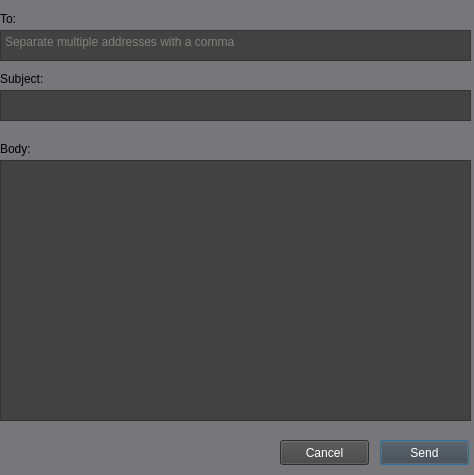
<?xml version="1.0" encoding="UTF-8"?>
<ui version="4.0">
 <class>Dialog</class>
 <widget class="QDialog" name="Dialog">
  <property name="geometry">
   <rect>
    <x>0</x>
    <y>0</y>
    <width>474</width>
    <height>475</height>
   </rect>
  </property>
  <property name="windowTitle">
   <string>Dialog</string>
  </property>
  <property name="styleSheet">
   <string notr="true">QDialog {
	background-color: rgb(119, 118, 123)
}

QPushButton {
	background-color: #424242;
	color: white;
}

QLabel {
	color: dark grey;
}

QTextEdit {
	background-color: #424242;
	color: rgb(192, 191, 188)
}</string>
  </property>
  <widget class="QTextEdit" name="textEdit">
   <property name="geometry">
    <rect>
     <x>0</x>
     <y>30</y>
     <width>471</width>
     <height>31</height>
    </rect>
   </property>
   <property name="placeholderText">
    <string>Separate multiple addresses with a comma</string>
   </property>
  </widget>
  <widget class="QTextEdit" name="textEdit_2">
   <property name="geometry">
    <rect>
     <x>0</x>
     <y>160</y>
     <width>471</width>
     <height>261</height>
    </rect>
   </property>
   <property name="placeholderText">
    <string/>
   </property>
  </widget>
  <widget class="QTextEdit" name="textEdit_3">
   <property name="geometry">
    <rect>
     <x>0</x>
     <y>90</y>
     <width>471</width>
     <height>31</height>
    </rect>
   </property>
  </widget>
  <widget class="QLabel" name="label">
   <property name="geometry">
    <rect>
     <x>0</x>
     <y>10</y>
     <width>67</width>
     <height>17</height>
    </rect>
   </property>
   <property name="text">
    <string>To:</string>
   </property>
  </widget>
  <widget class="QLabel" name="label_2">
   <property name="geometry">
    <rect>
     <x>0</x>
     <y>70</y>
     <width>67</width>
     <height>17</height>
    </rect>
   </property>
   <property name="text">
    <string>Subject:</string>
   </property>
  </widget>
  <widget class="QLabel" name="label_3">
   <property name="geometry">
    <rect>
     <x>0</x>
     <y>140</y>
     <width>67</width>
     <height>17</height>
    </rect>
   </property>
   <property name="text">
    <string>Body:</string>
   </property>
  </widget>
  <widget class="QPushButton" name="pushButton">
   <property name="geometry">
    <rect>
     <x>380</x>
     <y>440</y>
     <width>89</width>
     <height>25</height>
    </rect>
   </property>
   <property name="text">
    <string>Send</string>
   </property>
  </widget>
  <widget class="QPushButton" name="pushButton_2">
   <property name="geometry">
    <rect>
     <x>280</x>
     <y>440</y>
     <width>89</width>
     <height>25</height>
    </rect>
   </property>
   <property name="text">
    <string>Cancel</string>
   </property>
  </widget>
 </widget>
 <resources/>
 <connections/>
</ui>
